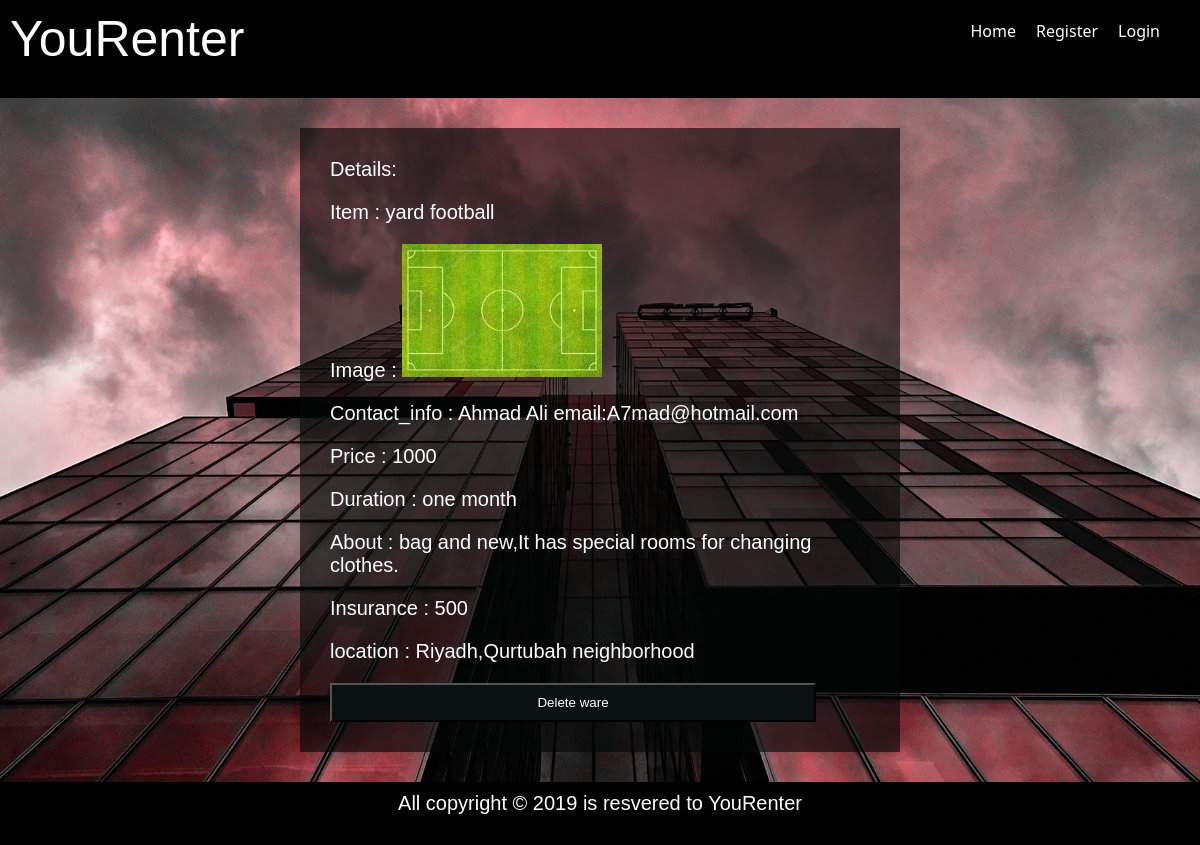
The app's page /detail/5 with its own data.
### renter_app/models.py (models this page shows, shortened)
class Ware(models.Model):
    name_ware = models.CharField(max_length=100)
    contact_info = models.CharField(max_length=100)
    publish_on = models.DateTimeField(default=timezone.now)
    picture = models.ImageField(upload_to='pics')
    about = models.TextField()
    location = models.TextField()
    duration = models.CharField(max_length=200)
    price = models.IntegerField()
    insurance = models.IntegerField(help_text="hint:insurance non refundable")

### renter_app/views.py (the view)
# urls.py: path('detail/<int:pk>', views.detail, name='detail'),
def detail(request, pk):
    ware = get_object_or_404(Ware, pk=pk)
    data = {
        'ware': ware
    }
    return render(request, 'detail.html', data)

### templates/detail.html (shortened to what this page needs)
{% extends 'base.html' %}
{% block body %}
<div class="container">
    <h1>Details:</h1>
    <p>Item : {{ware.name_ware}}</p>
    <p>Image : <img src="{{ware.picture.url}}" alt="Cover Image" width="200px"></p>
    <p>Contact_info : {{ware.contact_info}}</p>
    <p>Price : {{ware.price}}</p>
    <p>Duration : {{ware.duration}}</p>
    <p>About : {{ware.about}}</p>
    <p>Insurance : {{ware.insurance}}</p>
    <p>location : {{ware.location}}</p>
    <a href="{% url 'delete-ware' ware.id%}"><input type="submit" value="Delete ware" class="btn"> </a>
</div>
{% endblock %}

### static/style.css (style rules this page uses)
* { padding: 0; margin: 0; box-sizing: border-box; }
h1, h2, h3, p { margin-bottom: 20px; font: 20px sans-serif; color: white; }
body { background-image: url('imge/cta01.jpg'); font-family: 'Segoe UI', Tahoma, Geneva, Verdana, sans-serif; -webkit-background-size: cover; -moz-background-size: cover; -o-background-size: cover; background-size: cover; }
.container { width: 50% ; margin: 30px auto ; padding: 30px; background-color: #060707a1; }
input, textarea { width: 100%; padding: 10px; }
.btn { width: 90%; background-color: #0b1011; color: white; }

### records on screen
Ware: name_ware "yard football", picture (picture), contact_info "Ahmad Ali email:A7mad@hotmail.com", price "1000", duration "one month", about "bag and new,It has special rooms for changing clothes.", insurance "500", location "Riyadh,Qurtubah neighborhood"
